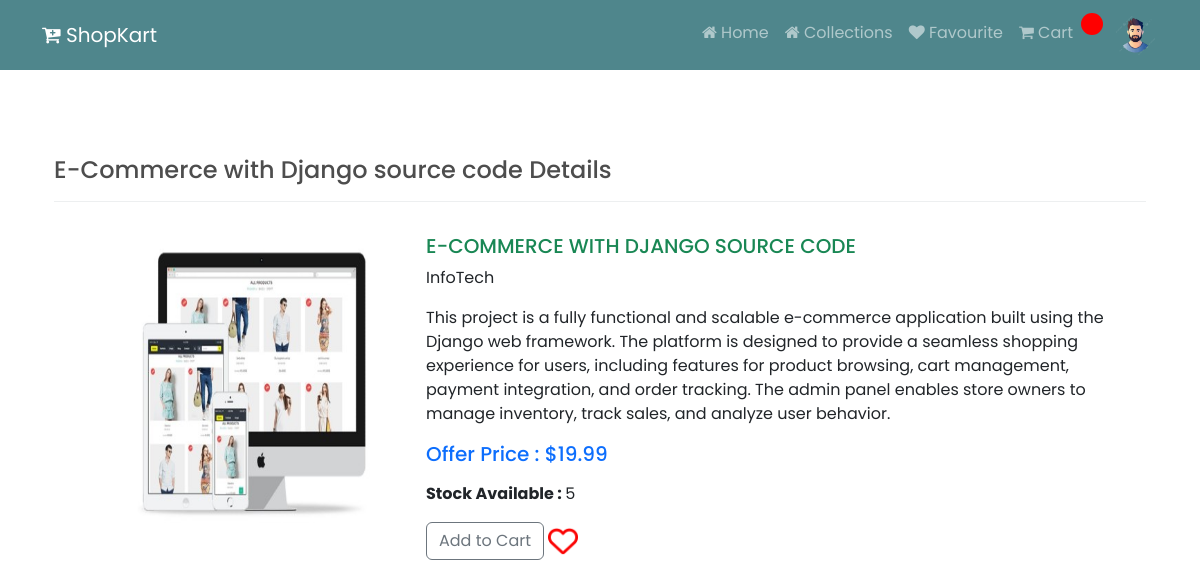
Page /product_details/3/ on the committed database.
### store/models.py (models this page shows)
class Product(models.Model):
	seller = models.ForeignKey(Seller,on_delete=models.CASCADE,null=True)
	catagory_name = models.ForeignKey(Catagory,on_delete=models.CASCADE)
	name = models.CharField(max_length=200, null=False, blank=False)
	price = models.FloatField()
	description = models.TextField(max_length=500, null=False, blank=False, default="product_description")
	vendor = models.CharField(max_length=150, null=False, blank=False, default="vendor")
	quantity = models.IntegerField(null=False, blank=False, default=0)
	digital = models.BooleanField(default=False, null=True, blank=True)
	image = models.ImageField(null=True, blank=True)
	@property
	def imageURL(self):
		try:
			url = self.image.url   #.URL returns the publicly accessible URL of the file
		except:
			url = ''
		return url
	def __str__(self):
		return self.name

### store/views.py (the view)
# urls.py: path('product_details/<int:product_id>/', views.product_details, name='product_details'),
def product_details(request,product_id):
	customer_id  = request.session.get('customer_id')
	product = Product.objects.get(id=product_id)
	favorite_product_names = set(Favourite.objects.filter(customer_id=customer_id).values_list('product__name', flat=True)) if customer_id else set()
	return render(request,"store/product/product_details.html",{'product':product,'favorite_product_names':favorite_product_names})

### store/templates/store/product/product_details.html (shortened to what this page needs)
{% extends 'store/main.html' %}
{% load static %}
{% block content %}
<section class="py-4 my-5" style="min-height:600px;">
  <div class="container">
    <div class="row">
      <div class="col-12">
        <h4 class="mb-3">  {{product}} Details</h4>
        <hr style="border-color:#b8bfc2;">
      </div>
      <div class="col-4 my-3 pic-box">
          <img src="{{product.imageURL}}"  class="card-image-top" alt="{{product.name}}" height="300px" width="400px">
      </div>
      <div class="col-8 my-3">
          <h5 class="text-success">{{product | upper}}</h5>
          <p>{{product.vendor}}</p>
          <p>{{product.description}}</p>
          <h5 class="my-2 text-primary">Offer Price   : ${{product.price}}</h5>
          <div class="my-3">
            {% if product.quantity > 0 %}
             <p><b>Stock Available : </b>{{product.quantity}}</p>
            <button data-product="{{product.id}}" id="customer-id" value="{{ request.session.customer_id|default:'AnonymousUser' }}" data-action="add" class="btn btn-outline-secondary add-btn update-cart">Add to Cart</button>
            {% else %}
            <button class="btn btn-secondary"><i class="fa fa-minus"></i> Out of Stock</button>
            {% endif %}
        {% if product.name in favorite_product_names %}
            <button data-product="{{ product.id }}" data-action="remove" class="btn-add-fav" data-product-id="{{ product.id }}" style="border:none;background-color:white;">
                <img src="{% static 'images/heart-solid.png' %}" alt="wishlist" height="30px" width="30px">
            </button>
        {% else %}
            <button data-product="{{ product.id }}" data-action="add" class="btn-add-fav" data-product-id="{{ product.id }}" style="border:none;background-color:white;">
                <img src="{% static 'images/heart-regular.png' %}" alt="wishlist" height="30px" width="30px">
            </button>
        {% endif %}          </div>
      </div>
    </div>
  </div>
</section>
{% endblock content %}

### static/css/main.css (style rules this page uses)
h1,h2,h3,h4,h5,h6 { color:hsl(0, 0%, 30%); }

### static/css/profile_style.css (style rules this page uses)
* { padding: 0; margin: 0; box-sizing: border-box; font-family: 'Poppins', sans-serif; }

### rows in the picture
Product: name "E-Commerce with Django source code", imageURL (picture), name "E-COMMERCE WITH DJANGO SOURCE CODE", vendor "InfoTech", description "This project is a fully functional and scalable e-commerce application built using the Django web framework. The platform is designed to provide a seamless shopping experience for users, including features for product browsing, cart management, payment integration, and order tracking. The admin panel enables store owners to manage inventory, track sales, and analyze user behavior.", price "19.99", quantity "5"
